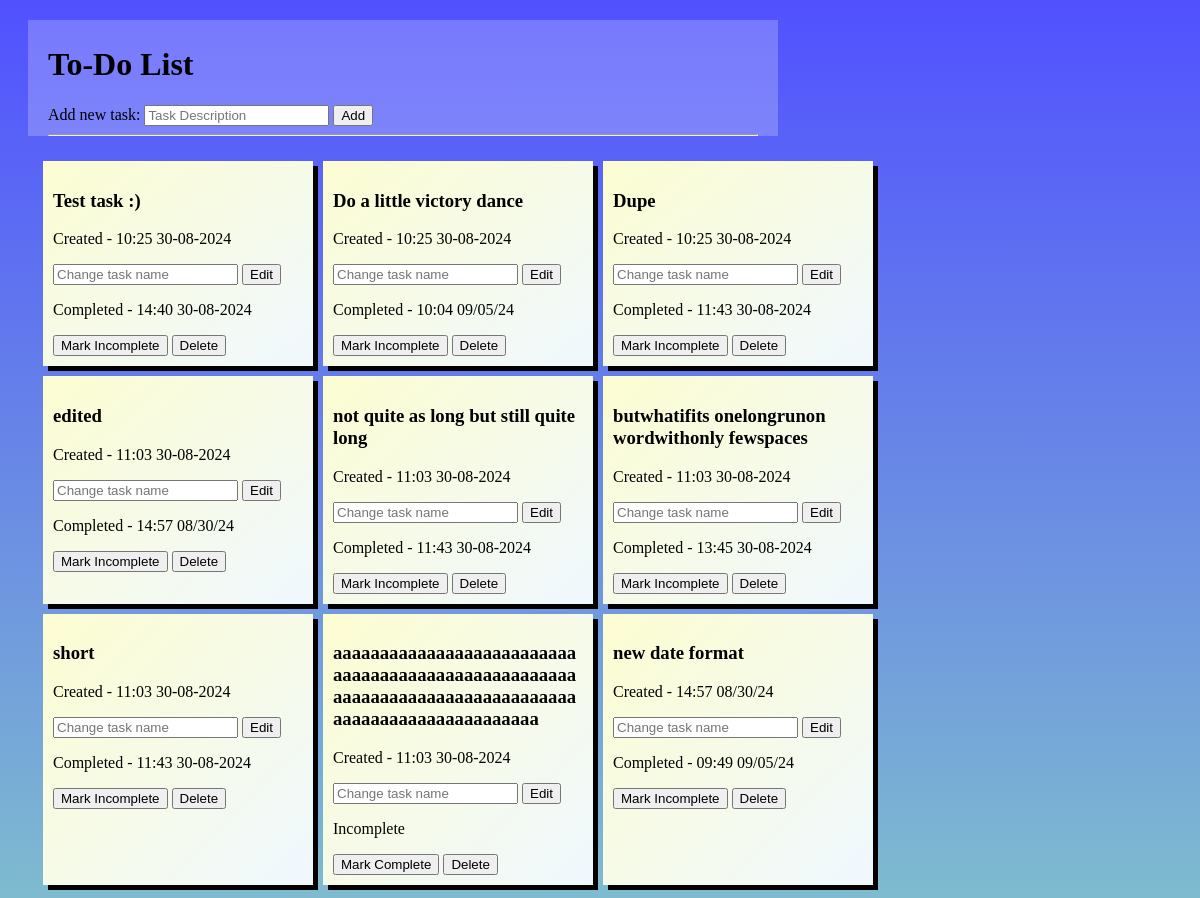
Before: / with the older database file.
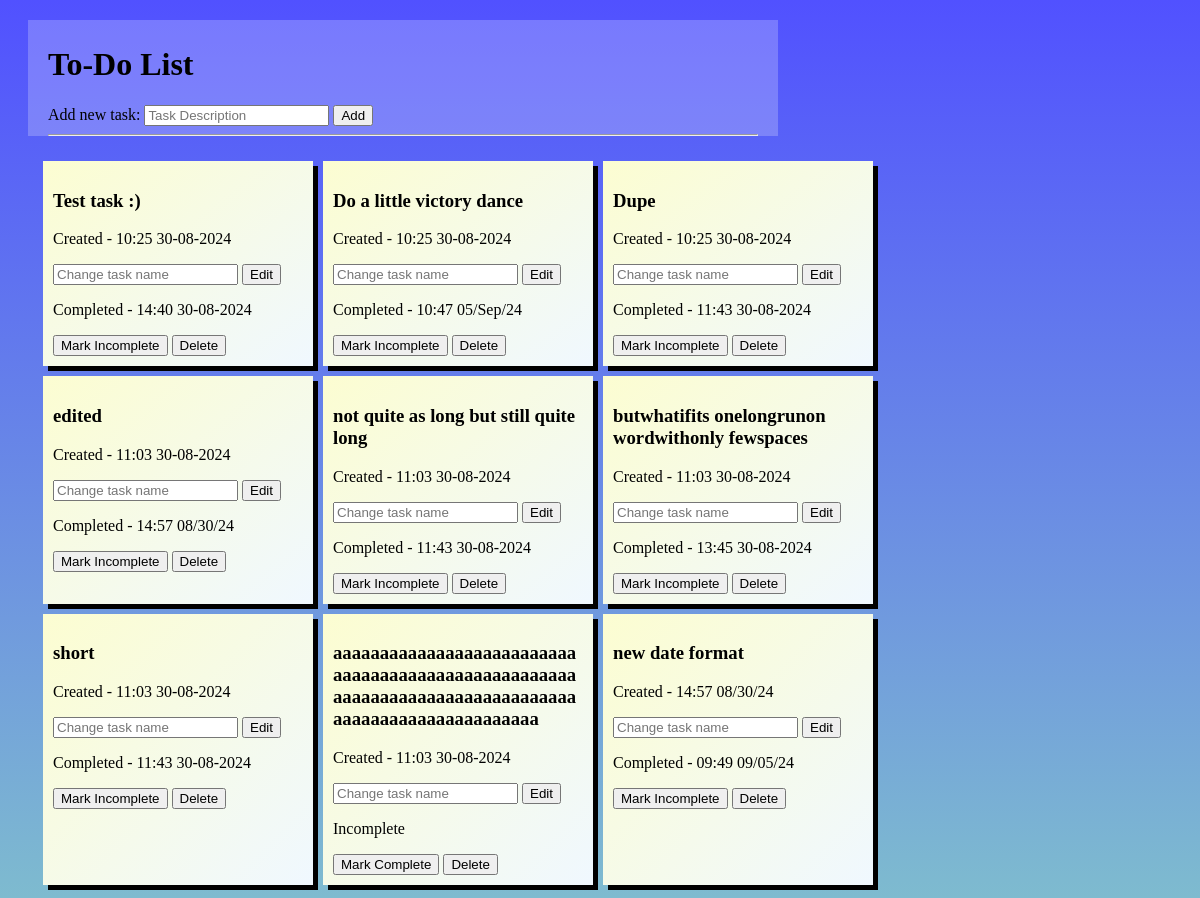
After: the same page with the newer database file.
### website/models.py (models this page shows)
class Todo(db.Model):
    id=db.Column(db.Integer, primary_key=True)
    task=db.Column(db.String(300), unique=True)
    complete=db.Column(db.Boolean, default=False)
    date=db.Column(db.String, default=datetime.now().strftime("%H:%M %d/%b/%y"))
    completed_date=db.Column(db.String, default="")

### website/views.py (the view)
@my_view.route("/")
def home():
    todo_list=Todo.query.all()
    error=request.args.get("error", None)
    return render_template("index.html", todo_list=todo_list, error=error)

### website/templates/index.html (shortened to what this page needs)
<!DOCTYPE html>
<html lang="en">
<head>
    <link rel="stylesheet" href="{{ url_for('static',filename='style.css')}}">
</head>
<body>
    <div class="top">
        <h1>To-Do List</h1>
        <form action="/add" method="post">
            <div>
                <label>Add new task:</label>
                <input type="text" name="task" placeholder="Task Description" maxlength="100" required>
                <button type="submit">Add</button>
            </div>
        </form>
        <hr>
    </div>
    <div class="container">
    {% for todo in todo_list %}
        <div class="todo_box">
            <h3>{{todo.task}}</h3>
            <p>Created - {{todo.date}}</p>
            <form action="/edit/{{ todo.id }}" method="post">
                <input type="text" name="edit" maxlength="100" placeholder="Change task name">
                <button type="submit">Edit</button>
            </form>
            {% if todo.complete==False %}
                <p>Incomplete</p>
                <a href="/update/{{ todo.id }}"><button>Mark Complete</button></a>
            {% else %}
                <p>Completed - {{todo.completed_date}}</p>
                <a href="/update/{{ todo.id }}"><button>Mark Incomplete</button></a>
            {% endif %}
            <a href="/delete/{{ todo.id }}"><button>Delete</button></a>
        </div>
    {% endfor %}
    </div>
</body>
</html>

### website/static/style.css (style rules this page uses)
body { background-image: linear-gradient(rgb(81, 81, 255), rgb(126, 187, 207)); background-attachment:fixed; }
div.top { background-color:rgba(255, 255, 255, 0.225); max-width:60%; margin:20px; padding-right:20px; padding-left:20px; padding-top:5px; }
div.container { padding-left:30px; display:grid; grid-template-columns: 280px 280px 280px; }
div.todo_box { background-image: linear-gradient(to bottom right, rgb(252, 253, 209), aliceblue); margin:5px; width:250px; display:inline-block; padding:10px; box-shadow: 5px 5px black; }
h3 { word-wrap:break-word }

Changed rows visible on the page:
changed Todo "Do a little victory dance": completed_date "10:04 09/05/24" → "10:47 05/Sep/24"
